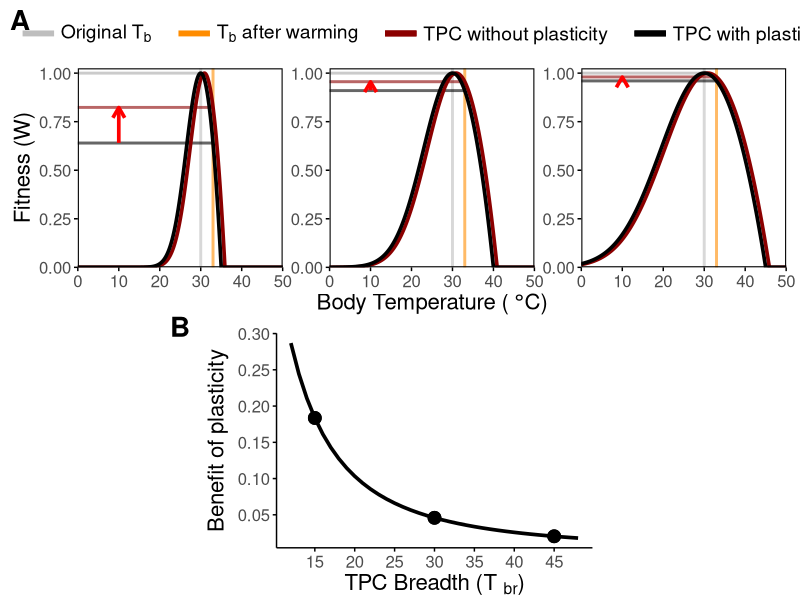
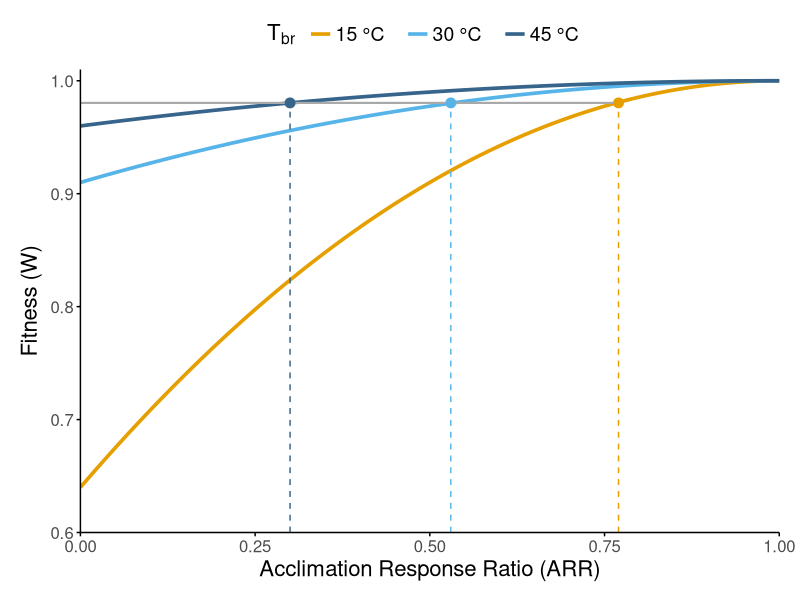
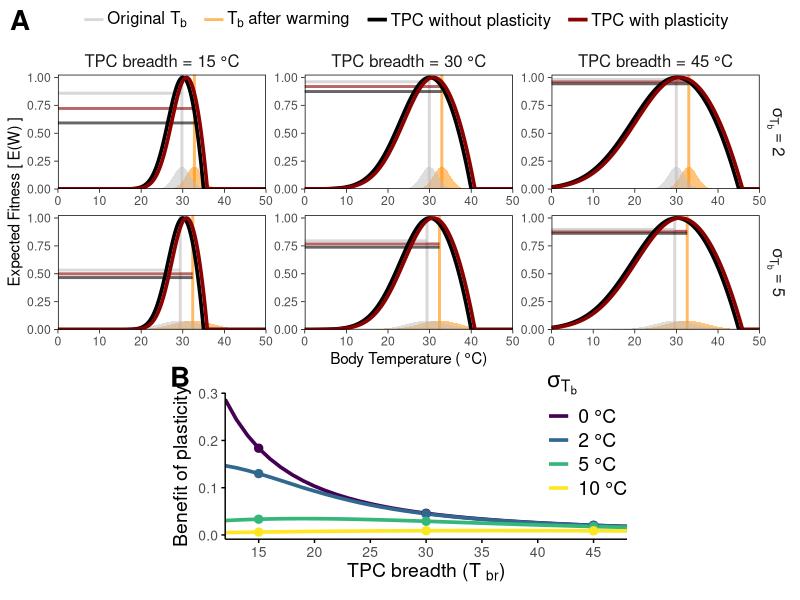
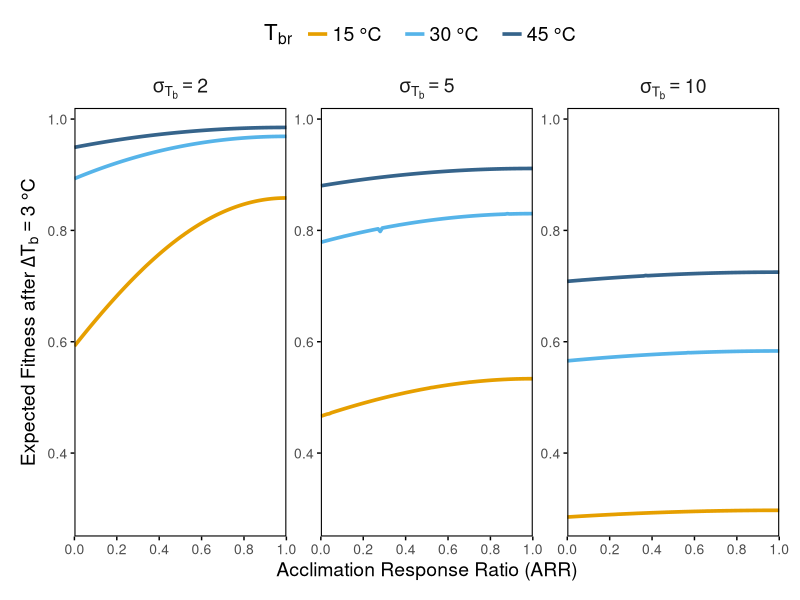
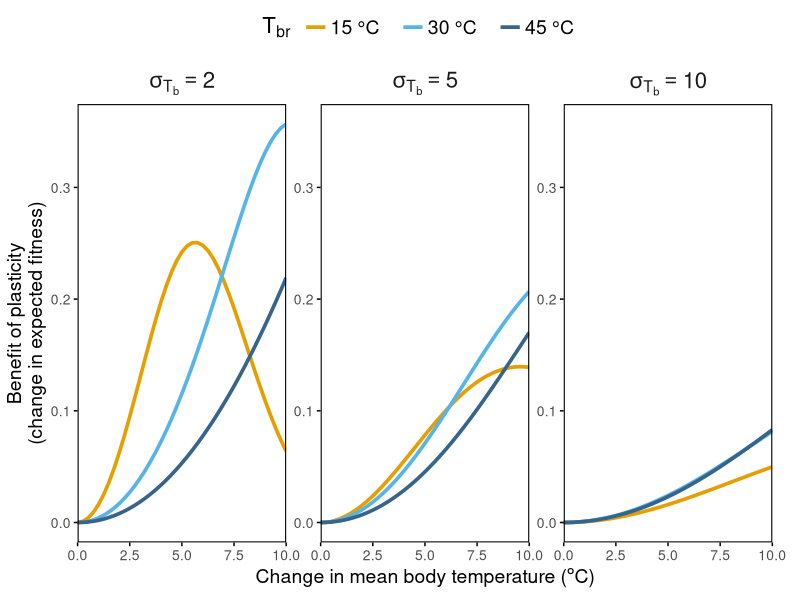
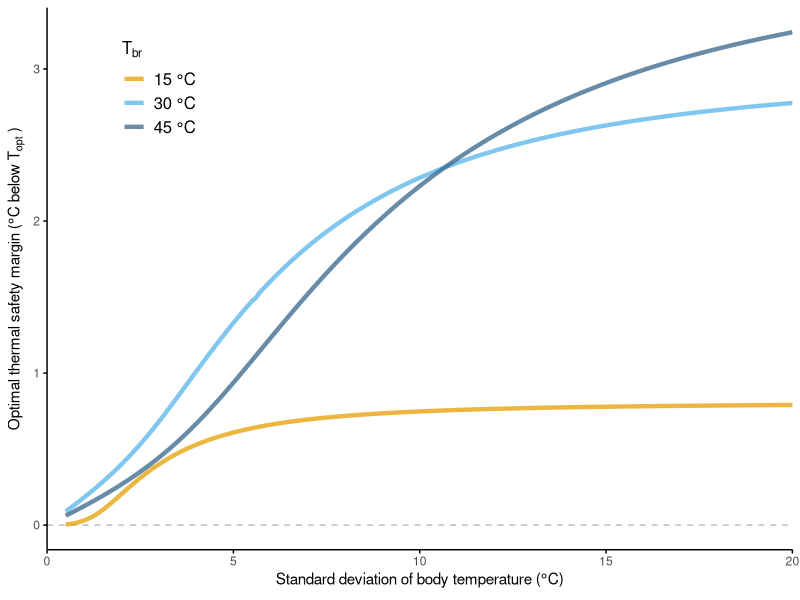

Write the R code that produced these figures, in order.
## ---- chunk 1

# load packages
library(tidyverse)
library(ggpubr)
library(viridis)
## ---- chunk 2
#| fig-width: 9
#| fig-height: 7
#| fig-cap: |
#|  **Figure 1**: Phenotypic plasticity can provide greater net fitness benefits for narrow than for broad thermal performance curves (TPCs). Panel A shows three organisms with TPCs that vary in their constitutive thermal breadth (T<sub>br</sub>): narrow (T<sub>br</sub> = 15 °C), left panel, intermediate (T<sub>br</sub> = 30 °C, middle panel), and wide (T<sub>br</sub> = 45 °C, right panel). The organisms have evolved to maximize fitness (W = 1) at the constant body temperature they experience, which in this case we set arbitrarily to 30 °C (T<sub>opt</sub>, gray vertical line). Following a 3 °C increase in body temperature (orange vertical line), absolute fitness declines across all organisms in the absence of plasticity (projected onto the y-axis via the gray vs. black horizontal lines), with the narrowest TPC experiencing the most severe decline in fitness. If all three organisms shift their TPC in response to warming through phenotypic plasticity by the same amount (here assuming an Acclimation Response Ratio (ARR) of 0.30), the net fitness benefit conferred by plasticity (the vertical distance between the red and black horizontal lines, indicated by the red arrows) is highest for the organism with the narrowest TPC and lowest in the organism with the widest TPC. Panel B shows how the benefit of plasticity declines exponentially with increasing TPC breadth, with the three dots indicating the three TPC breadths shown in panel A.

# define TPC function
tpc <- function(temps, topt, ctmin, ctmax) {

  # initialize performance vector and define psig
  perf <- rep(NA, length(temps))
  psig <- -((ctmin - topt) / 4)

  # calculate performance
  for (i in seq_along(temps)){
    if (temps[i] < topt) {
      perf[i] <- exp(-((temps[i] - topt) / (2 * psig))^2)
    } else {
      perf[i] <- 1 - ((temps[i] - topt) / (topt - ctmax))^2
    }
  }

  # correct for negative values and return
  ifelse(perf < 0, 0, perf)

}

# define general parameters for tpcs
temps <- seq(0, 50, by = 0.1) # temperature range
delta_temp <- 3 # change in temperature
arr <- 0.3 # acclimation response ratio (ARR) for plasticity

# define TPC parameters: breadth, ctmin, ctmax
params <- tibble(
  breadth = seq(12, 48, by = 1)
) |>
  mutate(
    ctmin = 30 - (breadth * (2 / 3)),
    ctmax = 30 + (breadth * (1 / 3))
  )

# generate TPCs with and without plasticity
tpc_df <- expand_grid(
  params, plasticity = c("TPC without plasticity", "TPC with plasticity")
) |>
  rowwise() |>
  mutate(
    topt_shift = ifelse(
      plasticity == "TPC with plasticity", arr * delta_temp, 0
    ),
    performance = list(tpc(
      temps = temps,
      topt = 30 + topt_shift,
      ctmin = ctmin + topt_shift,
      ctmax = ctmax + topt_shift
    ))
  ) |>
  unnest(performance) |>
  mutate(temp = rep(temps, n() / length(temps))) |>
  select(temp, performance, breadth, plasticity) |>
  rename(tpc_breadth = breadth)

# prepare segments data frame for plotting
segments_df <- tpc_df |>
  filter(temp == (30 + delta_temp)) |>
  mutate(
    x = 0,
    xend = 30 + delta_temp,
    y = performance,
    yend = performance
  ) |>
  select(x, xend, y, yend, tpc_breadth, plasticity)

# benefit of plasticity arrows df
benefits_df <- segments_df |>
  group_by(tpc_breadth) |>
  mutate(benefit = diff(y)) |>
  ungroup()

# plot panel A
panel_a <- ggplot(
  tpc_df |> filter(tpc_breadth %in% c(15, 30, 45)),
  aes(x = temp, y = performance, color = plasticity)
) +
  annotate(
    geom = "segment",
    x = 0, xend = 30, y = 1, yend = 1,
    color = "darkgray", alpha = 0.6, linewidth = 1
  ) +
  geom_vline(
    data = tibble(
      x = c(30, 30 + delta_temp),
      plasticity = rep(c("Original Tb", "Tb after warming"))
    ),
    aes(xintercept = x, color = plasticity),
    alpha = 0.6, key_glyph = "path", linewidth = 1
  ) +
  geom_segment(
    data = segments_df |> filter(tpc_breadth %in% c(15, 30, 45)),
    aes(x = x, xend = xend, y = y, yend = yend, color = plasticity),
    alpha = 0.6, linewidth = 1
  ) +
  geom_segment(
    data = benefits_df |>
      filter(tpc_breadth %in% c(15, 30, 45)) |>
      filter(plasticity == "TPC without plasticity"),
    aes(
      x = 10, xend = 10,
      y = y + 0.001, yend = y + benefit - 0.001
    ),
    arrow = arrow(length = unit(0.3, "cm")),
    color = "red",
    linewidth = 1.25
  ) +
  geom_line(linewidth = 1.25) +
  scale_color_manual(
    values = c(
      "TPC without plasticity" = "black",
      "TPC with plasticity" = "darkred",
      "Original Tb" = "gray",
      "Tb after warming" = "darkorange"
    ),
    labels = c(
      expression("Original T"[b]),
      expression("T"[b]*" after warming"),
      "TPC without plasticity",
      "TPC with plasticity"
    ),
    guide = guide_legend(
      override.aes = list(
        linewidth = c(2, 2, 2, 2),
        alpha = c(1, 1, 1, 1)
      )
    )
  ) +
  scale_x_continuous(expand = c(0, 0)) +
  scale_y_continuous(expand = c(0, 0), limits = c(0, 1.025)) +
  theme_minimal() +
  theme(
    legend.position = "top",
    legend.title = element_blank(),
    legend.text = element_text(size = 14, margin = margin(r = 10, l = 2)),
    legend.key.width = unit(1, "cm"),
    legend.spacing.x = unit(2, "cm"),
    axis.text = element_text(size = 12),
    axis.title = element_text(size = 16),
    strip.text = element_blank(),
    panel.grid = element_blank(),
    axis.ticks = element_line(linewidth = 0.5),
    panel.border = element_rect(fill = NA, color = "black", linewidth = 0.75),
    plot.margin = margin(l = 10, r = 10, b = 10, t = 10),
    plot.border = element_rect(color = NA, fill = NA)
  ) +
  labs(
    x = expression("Body Temperature ( " * degree * "C)"),
    y = "Fitness (W)",
  ) +
  facet_wrap(~tpc_breadth, nrow = 1, labeller = label_both, axes = "all")

# plot panel B
panel_b <- benefits_df |>
  ggplot(aes(x = tpc_breadth, y = benefit)) +
  geom_line(linewidth = 1.25, color = "black") +
  geom_point(
    data = benefits_df |>
      filter(tpc_breadth %in% c(15, 30, 45)),
    aes(x = tpc_breadth, y = benefit),
    size = 4
  ) +
  theme_minimal() +
  theme(
    axis.text = element_text(size = 12),
    axis.title = element_text(size = 16),
    panel.grid = element_blank(),
    axis.ticks = element_line(linewidth = 0.5),
    axis.line = element_line(linewidth = 0.5),
    plot.margin = margin(l = 150, r = 150),
    plot.border = element_rect(color = NA, fill = NA)
  ) +
  scale_x_continuous(breaks = seq(15, 45, by = 5)) +
  scale_y_continuous(breaks = seq(0, 0.3, by = 0.05)) +
  labs(
    x = expression("TPC Breadth (T "[br] * ")"),
    y = expression("Benefit of plasticity")
  )

# combine panels A and B
ggarrange(
  panel_a, panel_b,
  ncol = 1, nrow = 2,
  heights = c(1.25, 1),
  labels = c("A", "B"),
  font.label = list(size = 20, face = "bold"),
  label.x = c(0, 0.2),
  label.y = c(1, 1.1)
)

## ---- chunk 3
#| fig-width: 4.5
#| fig-height: 4
#| out-width: "75%"
#| fig.cap: |
#|  **Figure 2**: Organisms with narrow thermal performance curves (TPCs) must exhibit greater plasticity to match the fitness of organisms with broad TPCs after warming. Results here are from the scenario described in Figure 1, in which taxa with different TPC breadths experience a 3 °C increase in body temperature (T<sub>b</sub>). The organisms with the narrow (15 °C) and intermediate (30 °C) TPC would need to exhibit Acclimation Response Ratios (ARRs) of 0.77 and 0.54, respectively (yellow and light blue lines) to maintain the same level of fitness as the organism with the wide TPC (45 °C) exhibiting an ARR of 0.30 (dark blue lines).

# define sequence of ARRs to test
arrs <- seq(0, 1, by = 0.01)
original_temp <- 30
delta_temp <- 3

# TPC baseline params for the three focal breadths
tpc_params <- tibble(
  tpc_breadth = c("w_15", "w_30", "w_45"),
  ctmin = c(20, 5, -5),
  ctmax = c(35, 40, 45)
)

arr_df <- expand_grid(tpc_params, arr = arrs) |>
  rowwise() |>
  mutate(
    fitness = tpc(
      temps = original_temp + delta_temp,
      topt  = original_temp + arr * delta_temp,
      ctmin = ctmin + arr * delta_temp,
      ctmax = ctmax + arr * delta_temp
    )
  ) |>
  ungroup() |>
  select(arr, tpc_breadth, fitness)

# fitness of the broad TPC at ARR = 0.3
fitness_wide <- arr_df |>
  filter(tpc_breadth == "w_45", arr == 0.3) |>
  pull(fitness)

# fint ARRs the other TPCs need to match fitness
arr_to_match_df <- arr_df |>
  group_by(tpc_breadth) |>
  mutate(
    arr_to_match_wide = arr[which.min(abs(fitness - fitness_wide))]
  ) |>
  slice(1) |>
  ungroup()

# plot figure 2
ggplot(arr_df, aes(x = arr, y = fitness, color = tpc_breadth)) +
  geom_line(linewidth = 1.25) +
  annotate(
    geom = "segment",
    x = 0,
    xend = max(arr_to_match_df$arr_to_match_wide),
    y = fitness_wide,
    yend = fitness_wide,
    color = "darkgray",
    linewidth = 0.75
  ) +
  geom_segment(
    data = arr_to_match_df,
    aes(
      x = arr_to_match_wide,
      xend = arr_to_match_wide,
      y = -Inf, yend = fitness_wide,
      color = tpc_breadth
    ),
    linetype = 2
  ) +
  geom_point(
    data = arr_to_match_df,
    aes(
      x = arr_to_match_wide,
      y = fitness_wide,
      color = tpc_breadth
    ),
    size = 3,
    show.legend = FALSE
  ) +
  scale_x_continuous(expand = c(0, 0), limits = c(0, 1)) +
  scale_y_continuous(expand = c(0, 0), limits = c(0.6, 1.01)) +
  scale_color_manual(
    values = c("#E69F00", "#56B4E9", "#36648B"),
    labels = c("15 °C", "30 °C", "45 °C"),
    name = expression("T"[br]*" ")
  ) +
  theme_minimal() +
  theme(
    axis.text = element_text(size = 12),
    axis.title = element_text(size = 16),
    legend.text = element_text(size = 14,  margin = margin(r = 10, l = 2)),
    legend.title = element_text(size = 16, face = "bold"),
    legend.position = "top",
    panel.grid = element_blank(),
    axis.ticks = element_line(linewidth = 0.5),
    axis.line = element_line(linewidth = 0.5),
    plot.margin = margin(l = 15, r = 15, t = 10, b = 10)
  ) +
  labs(
    x = expression("Acclimation Response Ratio (ARR)"),
    y = expression("Fitness (W)")
  )
## ---- chunk 4
#| fig-width: 8
#| fig-height: 8
#| fig.cap: |
#|  **Figure 3**: Examples of the effect of constitutive thermal breadth and within-season body temperature variation on the benefits of plasticity. (A) Thermal performance curve (TPC) breadth and within-season variation in the distribution of body temperatures, represented by the standard deviation ($\sigma_{T_b}$), interact to determine plasticity benefits. Note that under variable within-season body temperatures, initial fitness (gray horizontal lines) is not 1 due to Jensen’s inequality (see text). After a 3 °C increase in mean body temperature (gray vs orange vertical lines and areas), the organisms shift their TPCs with an acclimation response ratio (ARR) of 0.30. The expected fitness benefit of plasticity (difference between the red and black horizontal lines) is greatest for the narrowest TPC, but for all TPCs, it decreases when body temperatures are more variable. (B) The expected benefit of plasticity as a function of both TPC breadth and within-season body temperature variation, with $\sigma_{T_b}$ set to 0 as in Figure 1, as well as 2, 5, or 10 °C. Dots in this panel indicate TPCs with T<sub>br</sub> = 15, 30, and 45 °C, as shown in panel A. 

# define expected fitness function
exp_w <- function(topt, ctmin, ctmax, mean_tb, sd_tb) {
  if (sd_tb < 0) stop("sd_tb cannot be negative")
  if (sd_tb == 0) {
    tpc(mean_tb, topt, ctmin, ctmax)
  } else {
    integrate(
      \(t) tpc(t, topt, ctmin, ctmax) * dnorm(t, mean = mean_tb, sd = sd_tb),
      lower = -30, upper = 60
    )$value
  }
}

# define OTSM function
otsm <- function(ctmin, topt, ctmax, sd_tb) {
  if (sd_tb == 0) 0 else {
    topt - optimize(
      \(mean_tb) exp_w(ctmin = ctmin, topt = topt, ctmax = ctmax, # nolint
                       sd_tb = sd_tb, mean_tb = mean_tb),
      lower = ctmin, upper = ctmax, maximum = TRUE
    )$maximum
  }
}

# define parameters
topt <- 30
arr <- 0.3
delta_temp <- 3
tb_var <- c(0, 2, 5, 10)
tpc_widths <- seq(12, 48, by = 1)
plasticity <- c(0, 1)

# data frame of TPC parameters
tpc_params <- tibble(
  tpc_width = tpc_widths
) |>
  mutate(
    ctmin = topt - (tpc_width * (2 / 3)),
    ctmax = topt + (tpc_width * (1 / 3))
  )

# data frame of expected fitness 
exp_w_df <- expand_grid(tpc_params, plasticity = plasticity, tb_var = tb_var) |>
  arrange(tpc_width, plasticity, tb_var) |>
  rowwise() |>
  mutate(
    mean_tb = topt - otsm(
      ctmin = ctmin, topt = topt, ctmax = ctmax, sd_tb = tb_var
    ),
    plastic_shift = ifelse(plasticity == 1, arr * delta_temp, 0),
    initial_ew = exp_w(
      topt = topt,
      ctmin = ctmin,
      ctmax = ctmax,
      mean_tb = mean_tb,
      sd_tb = tb_var
    ),
    final_ew = exp_w(
      topt    = topt + plastic_shift,
      ctmin   = ctmin + plastic_shift,
      ctmax   = ctmax + plastic_shift,
      mean_tb = mean_tb + delta_temp,
      sd_tb   = tb_var
    )
  ) |>
  ungroup() |>
  select(-plastic_shift)

# data frame with TPCs of varying depths and plasticity levels
tpc_var_df <- expand_grid(
  tpc_params |> filter(tpc_width %in% c(15, 30, 45)),
  temps = temps,
  plasticity = plasticity
) |>
  arrange(tpc_width, plasticity) |>
  rowwise() |>
  mutate(
    plastic_shift = ifelse(plasticity == 1, arr * delta_temp, 0),
    performance = tpc(
      temps = temps,
      topt = topt + plastic_shift,
      ctmin = ctmin + plastic_shift,
      ctmax = ctmax + plastic_shift
    )
  ) |>
  ungroup() |>
  select(-plastic_shift)

# data frame of Tb distributions at different variability levels
tb_dist_df <- expand_grid(
  tpc_params |> filter(tpc_width %in% c(15, 30, 45)),
  temps = temps,
  tb_var = tb_var
) |>
  arrange(tb_var) |>
  rowwise() |>
  mutate(
    mean_tb = topt - otsm(
      ctmin = ctmin, topt = topt, ctmax = ctmax, sd_tb = tb_var
    ),
    probability = dnorm(temps, mean = mean_tb + delta_temp, sd = tb_var)
  ) |>
  ungroup()


# fitness change from plasticity across breadths and variability levels
fitness_change_df <- exp_w_df |>
  group_by(tpc_width, tb_var) |>
  summarize(
    fitness_change = final_ew[plasticity == 1] - final_ew[plasticity == 0],
    .groups = "drop"
  )

# plot figure 3 panel A
panel_a <- ggplot() +
  geom_vline(
    data = exp_w_df |>
      filter(tb_var %in% c(2, 5)) |>
      filter(tpc_width %in% c(15, 30, 45)) |>
      select(tpc_width, tb_var, mean_tb) |>
      mutate(
        original_tb = mean_tb,
        final_tb = mean_tb + delta_temp
      ) |>
      distinct() |>
      select(-mean_tb) |>
      pivot_longer(
        cols = c(original_tb, final_tb),
        names_to = "tb_var_type",
        values_to = "mean_tb"
      ),
    aes(xintercept = mean_tb, color = tb_var_type),
    alpha = 0.6, key_glyph = "path", linewidth = 1
  ) +
  geom_area(
    data = tb_dist_df |>
      filter(tb_var %in% c(2, 5)) |>
      filter(tpc_width %in% c(15, 30, 45)) |>
      mutate(
        final_tb = temps,
        original_tb = temps - delta_temp
      ) |>
      pivot_longer(
        cols = c(original_tb, final_tb),
        names_to = "tb_var_type",
        values_to = "tb"
      ) |>
      select(tb_var, tpc_width, tb_var_type, tb, probability),
    aes(x = tb, y = probability, fill = tb_var_type, group = tb_var_type),
    position = "identity",
    alpha = 0.5,
    show.legend = FALSE
  ) +
  geom_segment(
    data = exp_w_df |>
      filter(tb_var %in% c(2, 5)) |>
      filter(tpc_width %in% c(15, 30, 45)),
    aes(
      x = -Inf, xend = mean_tb + delta_temp,
      y = final_ew, yend = final_ew,
      color = as.factor(plasticity)
    ),
    alpha = 0.6, linewidth = 1
  ) +
  geom_segment(
    data = exp_w_df |>
      filter(tb_var %in% c(2, 5)) |>
      filter(tpc_width %in% c(15, 30, 45)) |>
      filter(plasticity == 0),
    aes(
      x = -Inf, xend = mean_tb,
      y = initial_ew, yend = initial_ew
    ),
    alpha = 0.6, color = "gray", linewidth = 1
  ) +
  geom_line(
    data = tpc_var_df,
    aes(
      x = temps, y = performance,
      color = as.factor(plasticity), group = plasticity
    ),
    linewidth = 1.25
  ) +
  scale_y_continuous(expand = c(0, 0), limits = c(0, 1.025)) +
  scale_x_continuous(expand = c(0, 0), limits = c(0, 50)) +
  labs(
    x = expression("Body Temperature ( " * degree * "C)"),
    y = "Expected Fitness [ E(W) ]"
  ) +
  facet_grid(
    tb_var ~ tpc_width, axes = "all",
    labeller = labeller(
      tb_var = as_labeller(c(
        "2" = "sigma[T[b]] == 2",
        "5" = "sigma[T[b]] == 5"
      ), label_parsed),
      tpc_width = c(
        "15" = "TPC breadth = 15 °C",
        "30" = "TPC breadth = 30 °C",
        "45" = "TPC breadth = 45 °C"
      )
    )
  ) +
  scale_color_manual(
    values = c(
      "0"           = "black",
      "1"           = "darkred",
      "original_tb" = "gray",
      "final_tb"    = "darkorange"
    ),
    breaks = c("original_tb", "final_tb", "0", "1"),
    labels = expression(
      "Original T"[b],
      "T"[b] * " after warming",
      "TPC without plasticity",
      "TPC with plasticity"
    ),
    name = NULL
  ) +
  scale_fill_manual(
    values = c(
      "original_tb" = "gray",
      "final_tb"    = "darkorange"
    )
  ) +
  theme_minimal() +
  theme(
    strip.text = element_text(size = 12),
    strip.background = element_blank(),
    legend.position = "top",
    legend.title = element_blank(),
    legend.text = element_text(size = 12, margin = margin(r = 6, l = 1)),
    legend.margin = margin(l = 0.01, r = 0.01),
    legend.spacing.x = unit(0.1, "cm"),
    panel.border = element_rect(fill = NA, color = "black", linewidth = 0.5),
    axis.ticks = element_line(linewidth = 0.25),
    panel.grid = element_blank()
  ) +
  coord_cartesian(xlim = c(0, 50))

# plot panel b
panel_b <- fitness_change_df |>
  ggplot(aes(x = tpc_width, y = fitness_change, color = as.factor(tb_var))) +
  geom_line(linewidth = 1.25) +
  geom_point(
    data = fitness_change_df |>
      filter(tpc_width %in% c(15, 30, 45)),
    aes(x = tpc_width, y = fitness_change, color = as.factor(tb_var)),
    size = 2.5,
    show.legend = FALSE
  ) +
  scale_color_manual(
    values = scales::viridis_pal(option = "D")(length(unique(fitness_change_df$tb_var))), # nolint
    name = expression(sigma[T[b]]),
    labels = c("0 °C", "2 °C", "5 °C", "10 °C")
  ) +
  scale_x_continuous(breaks = seq(15, 45, by = 5), expand = c(0, 0)) +
  theme_minimal() +
  theme(
    axis.text = element_text(size = 10),
    axis.title = element_text(size = 14),
    legend.text = element_text(size = 14),
    legend.title = element_text(size = 16, face = "bold"),
    legend.position = c(0.9, 0.7),
    legend.background = element_blank(),
    panel.grid = element_blank(),
    axis.ticks = element_line(linewidth = 0.5),
    axis.line = element_line(linewidth = 0.5),
    plot.margin = margin(l = 125, r = 125, t = 10, b = 10),
  ) +
  labs(
    x = expression("TPC breadth (T "[br] * ")"),
    y = expression("Benefit of plasticity")
  )

# combine panel a and b
ggarrange(
  panel_a, panel_b,
  ncol = 1, nrow = 2,
  heights = c(3, 1.75),
  labels = c("A", "B"),
  font.label = list(size = 20, face = "bold"),
  label.x = c(0, 0.2),
  label.y = c(1, 1.1)
)

## ---- chunk 5
#| fig-width: 7
#| fig-height: 4.5
#| fig.cap: |
#|  **Figure 4**: Effects of constitutively expressed thermal performance (TPC) breadth (T<sub>br</sub>) and within-season temperature variation (body temperature standard deviation, $\sigma_{T_b}$) on the benefits of thermal plasticity across a range of plasticity levels (Acclimation Response Ratios, ARR). Results are based on a mean body temperature increase of 3 °C. Relatively stable within-season body temperatures ($\sigma_{T_b}$ = 2 °C, left panel) lead to greater benefits of plasticity than more variable within-season body temperatures ($\sigma_{T_b}$ = 5 or 10 °C, center and right panel, respectively) regardless of TPC breadth. In addition, when within-season body temperatures are more stable,  the benefit of evolving greater plasticity (i.e., higher ARR) is larger, and especially for narrow TPCs (compare steepness of the colored lines between $\sigma_{T_b}$ values and T<sub>br</sub>). 

# define parameters
arrs <- seq(0, 1, by = 0.01)
original_temp <- 30
delta_temp <- 3
tb_vars <- c(2, 5, 10)

# TPC baseline params for the three focal breadths
tpc_params <- tibble(
  tpc_breadth = c("w_15", "w_30", "w_45"),
  ctmin = c(20, 5, -5),
  ctmax = c(35, 40, 45)
)

# calculate OTSMs and fitness for each combination
arr_df <- expand_grid(tpc_params, arr = arrs, tb_var = tb_vars) |>
  rowwise() |>
  mutate(
    original_mean_tb = original_temp - otsm(
      ctmin = ctmin, topt = original_temp, ctmax = ctmax, sd_tb = tb_var
    )
  ) |>
  mutate(
    fitness = exp_w(
      topt = original_temp + arr * delta_temp,
      ctmin = ctmin + arr * delta_temp,
      ctmax = ctmax + arr * delta_temp,
      mean_tb = original_mean_tb + delta_temp,
      sd_tb = tb_var
    )
  )

arr_df |>
  ggplot(aes(x = arr, y = fitness, color = as.factor(tpc_breadth))) +
  geom_line(linewidth = 1.25) +
  facet_wrap(~tb_var, labeller = labeller(tb_var = as_labeller(c(
    "2" = "sigma[T[b]] == 2",
    "5" = "sigma[T[b]] == 5",
    "10" = "sigma[T[b]] == 10"
  ), label_parsed)),
  axes = "all") +
  scale_color_manual(
    values = c("#E69F00", "#56B4E9", "#36648B"),
    labels = c("15 °C", "30 °C", "45 °C"),
    name = expression("T"[br] *" ")
  ) +
  scale_x_continuous(
    expand = c(0, 0),
    breaks = seq(0, 1, 0.2)
  ) +
  theme_minimal() +
  theme(
    axis.text = element_text(size = 10),
    axis.title = element_text(size = 14),
    legend.text = element_text(size = 14,  margin = margin(r = 10, l = 2)),
    legend.title = element_text(size = 16, face = "bold"),
    legend.position = "top",
    panel.grid = element_blank(),
    axis.ticks = element_line(linewidth = 0.5),
    panel.border = element_rect(fill = NA, color = "black", linewidth = 0.75),
    plot.margin = margin(l = 15, r = 15, t = 10, b = 10),
    strip.text = element_text(size = 14),
  ) +
  labs(
    x = expression("Acclimation Response Ratio (ARR)"),
    y = expression("Expected Fitness after " * Delta * T[b] == 3~"°C")
  )

## ---- chunk 6
#| fig-width: 7
#| fig-height: 4.5
#| fig-cap: |
#|  **Figure 5**: The net fitness benefit of plasticity depends on a three-way interaction between constitutively expressed thermal performance curve (TPC) breadth (T<sub>br</sub>), the magnitude of temporal (i.e., seasonal) body temperature change, and within-season body temperature variation ($\sigma_{T_b}$).

tpc_params <- tibble(
  tpc_breadth = c("w_15", "w_30", "w_45"),
  ctmin = c(20, 5, -5),
  ctmax = c(35, 40, 45)
)
arr <- 0.3
delta_temps <- seq(0, 10, by = 0.25)
sd_tb <- c(2, 5, 10)
topt <- 30

# calculate fitness benefit combinations
combinations <- expand_grid(
  tpc_params, delta_temp = delta_temps, sd_tb = sd_tb 
) |>
  rowwise() |>
  mutate(
    mean_tb = topt - otsm(
      ctmin = ctmin, topt = topt, ctmax = ctmax, sd_tb = sd_tb
    ),
    fitness_no_plasticity = exp_w(
      ctmin = ctmin,
      topt = topt,
      ctmax = ctmax,
      sd_tb = sd_tb,
      mean_tb = mean_tb + delta_temp
    ),
    fitness_with_plasticity = exp_w(
      ctmin = ctmin + arr * delta_temp,
      topt = topt + arr * delta_temp,
      ctmax = ctmax + arr * delta_temp,
      sd_tb = sd_tb, 
      mean_tb = mean_tb + delta_temp
    ),
    benefit = fitness_with_plasticity - fitness_no_plasticity
  )

ggplot(
  data = combinations,
  aes(
    x = delta_temp,
    y = benefit,
    color = as.factor(tpc_breadth))
  ) +
  geom_line(linewidth = 1.25) +
  scale_color_manual(
    values = c("#E69F00", "#56B4E9", "#36648B"),
    labels = c("15 °C", "30 °C", "45 °C"),
    name = expression("T"[br] *" ")
  ) +
  scale_x_continuous(
    expand = c(0, 0), limits = c(0, 10)
  ) +
  theme_minimal() +
  theme(
    legend.position = "top",
    panel.border = element_rect(fill = NA, color = "black", linewidth = 0.75),
    axis.ticks = element_line(linewidth = 0.5),
    panel.grid = element_blank(),
    strip.text = element_text(size = 16, face = "bold"),
    legend.title = element_text(size = 16, face = "bold"),
    legend.text = element_text(size = 14, margin = margin(r = 10, l = 2)),
    axis.title = element_text(size = 14),
    axis.text = element_text(size = 10),
    plot.margin = margin(l = 5, r = 20, t = 5, b = 5)
  ) +
  labs(
    x = expression("Change in mean body temperature (" * degree * "C)"),
    y = "Benefit of plasticity\n(change in expected fitness)",
    color = expression("TPC breadth (" * degree * "C)")
  ) +
  facet_grid(~sd_tb, labeller = labeller(sd_tb = as_labeller(c(
    "2" = "sigma[T[b]] == 2",
    "5" = "sigma[T[b]] == 5",
    "10" = "sigma[T[b]] == 10"
  ), label_parsed)),
  axes = "all")
## ---- chunk 7
#| code-fold: false
#| filename: "Implementation of the TPC function in R"

tpc <- function(temps, topt, ctmin, ctmax) {

  # initialize performance vector and define psig
  perf <- rep(NA, length(temps))
  psig <- -((ctmin - topt) / 4)

  # calculate performance
  for (i in seq_along(temps)){
    if (temps[i] < topt) {
      perf[i] <- exp(-((temps[i] - topt) / (2 * psig))^2)
    } else {
      perf[i] <- 1 - ((temps[i] - topt) / (topt - ctmax))^2
    }
  }

  # correct for negative values and return
  ifelse(perf < 0, 0, perf)

}
## ---- chunk 8
#| code-fold: false
#| filename: "Implementation of the expected fitness function in R"

exp_w <- function(topt, ctmin, ctmax, mean_tb, sd_tb) {
  if (sd_tb < 0) stop("sd_tb cannot be negative")
  if (sd_tb == 0) {
    tpc(mean_tb, topt, ctmin, ctmax)
  } else {
    integrate(
      \(t) tpc(t, topt, ctmin, ctmax) * dnorm(t, mean = mean_tb, sd = sd_tb),
      lower = -30, upper = 60
    )$value
  }
}
## ---- chunk 9
#| code-fold: false
#| filename: "Function to estimate optimal thermal safety margin (OTSM) for a given TPC and body temperature distribution in R"

otsm <- function(ctmin, topt, ctmax, sd_tb) {
  if (sd_tb == 0) 0 else {
    topt - optimize(
      \(mean_tb) exp_w(ctmin = ctmin, topt = topt, ctmax = ctmax, # nolint
                       sd_tb = sd_tb, mean_tb = mean_tb),
      lower = ctmin, upper = ctmax, maximum = TRUE
    )$maximum
  }
}
## ---- chunk 10
#| fig-width: 3.5
#| fig-height: 3.6
#| out-width: "75%"
#| fig.cap: |
#|  **Supplementary Figure 1**: Optimal thermal safety margin (OTSM, expressed as $\degree$C below a TPC’s T<sub>opt</sub>) of TPCs with varying constitutive thermal performance breadths (colored lines) as a function of the standard deviation of the body temperature distribution they experience. Note that, in all cases, OTSM increases with increasing variability in body temperature, but only up to a point where it plateaus. The value at which this stabilization occurs is greater for wider than narrower TPCs (B), and in all cases this stabilization occurs at body temperatures that are well above a TPC’s CT<sub>min</sub>.

tpc_params <- tibble(
  tpc_breadth = c("w_15", "w_30", "w_45"),
  ctmin = c(20, 5, -5),
  ctmax = c(35, 40, 45)
)

otsm_grid <- expand_grid(
  tpc_params, sd_tb = seq(0.5, 20, by = 0.1)
) |>
  rowwise() |>
  mutate(
    otsm = otsm(ctmin = ctmin, topt = 30, ctmax = ctmax, sd_tb = sd_tb)
  )

otsm_grid |>
  ggplot(aes(x = sd_tb, y = otsm, color = as.factor(tpc_breadth))) +
  geom_hline(yintercept = 0, linetype = "dashed", color = "gray") +
  geom_path(aes(group = tpc_breadth), linewidth = 1.5, alpha = 0.75) +
  scale_color_manual(
    values = c("#E69F00", "#56B4E9", "#36648B"),
    labels = c("15 °C", "30 °C", "45 °C"),
    name = expression(T[br] *" ")
  ) +
  scale_x_continuous(
    expand = c(0, 0), limits = c(0, 20)
  ) +
  theme_minimal() +
  theme(
    legend.position = c(0.15, 0.85),
    axis.line = element_line(linewidth = 0.5),
    axis.ticks = element_line(linewidth = 0.5),
    panel.grid = element_blank(),
    strip.text = element_text(size = 14, face = "bold"),
    legend.title = element_text(size = 12, face = "bold", hjust = 0),
    legend.text = element_text(size = 12, hjust = 0)
  ) +
  labs(
    x = expression("Standard deviation of body temperature (" * degree * "C)"),
    y = expression("Optimal thermal safety margin (" * degree * "C below T"[opt]*" )"), # nolint
    color = expression(T[br])
  )
